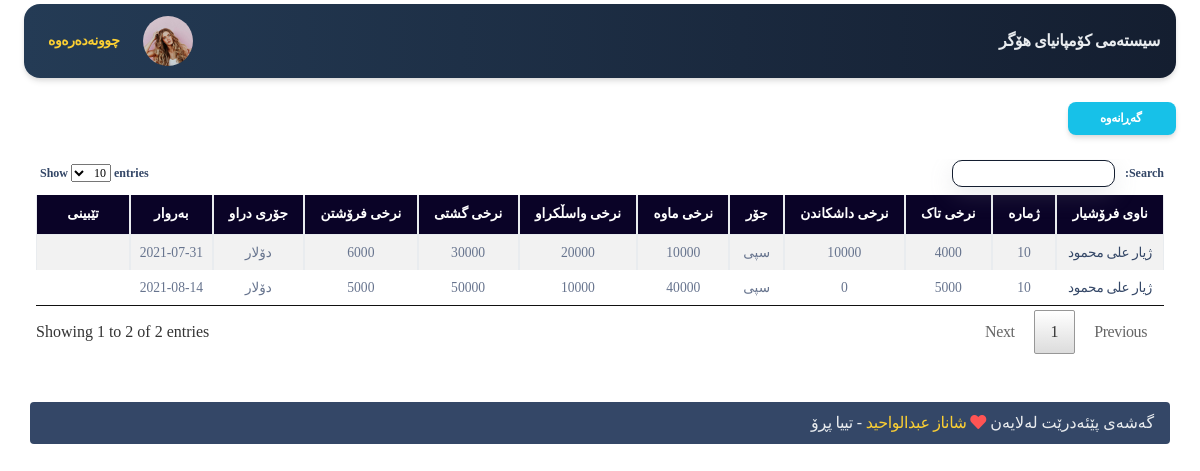
/app/buy_helka.php (signed in), run on an earlier commit of the app's database.
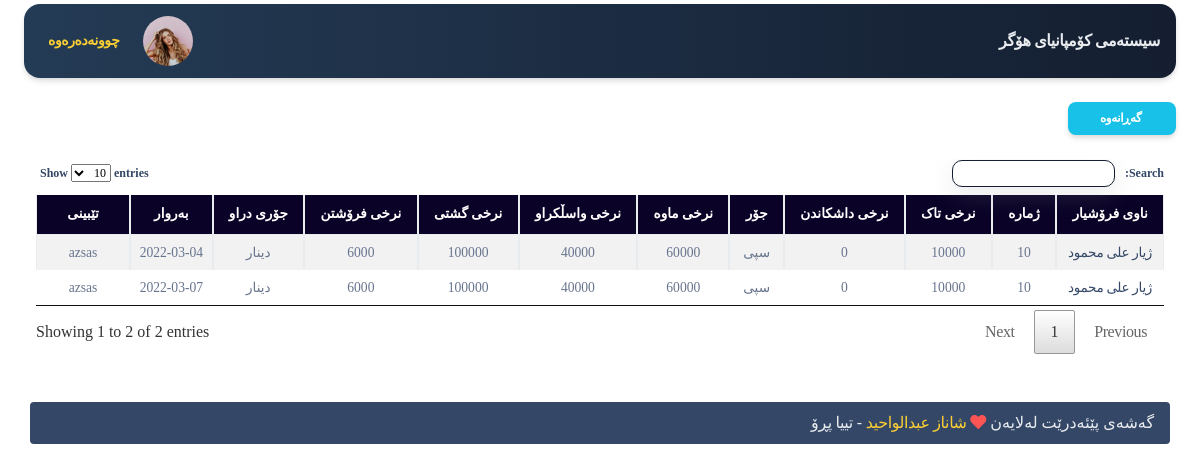
And on a later commit of the database.
### tables this page shows
CREATE TABLE `system` (
  `id` int(11) NOT NULL,
  `name` text NOT NULL,
  `avatar` text NOT NULL
);

CREATE TABLE `buy` (
  `id` int(11) NOT NULL,
  `dealer_id` int(11) NOT NULL,
  `cost_t` varchar(255) NOT NULL,
  `cost_co` varchar(255) NOT NULL,
  `num` varchar(255) NOT NULL,
  `type` varchar(255) NOT NULL,
  `cost_wasl` varchar(255) NOT NULL,
  `date` date NOT NULL,
  `cost_fr` varchar(255) NOT NULL,
  `discount` varchar(255) NOT NULL,
  `unit` varchar(255) NOT NULL,
  `name_product` varchar(255) NOT NULL,
  `place` varchar(255) NOT NULL,
  `percentage` varchar(255) NOT NULL,
  `driver_id` int(11) NOT NULL,
  `buy_type` enum('3alaf','helka','panel','qa3a','asn') NOT NULL DEFAULT 'helka',
  `status` int(2) NOT NULL COMMENT '1 bo kren -1 bo garanawa',
  `note` text NOT NULL
);

CREATE TABLE `dealers` (
  `id` int(11) NOT NULL,
  `name` varchar(100) NOT NULL,
  `phone` varchar(11) NOT NULL,
  `address` varchar(200) NOT NULL,
  `work_place` varchar(100) NOT NULL,
  `note` text NOT NULL,
  `currency_type` varchar(255) NOT NULL DEFAULT 'dollar'
);

### server/helper.php (called while the page is built, shortened)
<?php
include_once("conn.php");
?>
<?php
function getdata($sql) {
	global $conn;
	$get =  mysqli_query($conn,$sql);
	$result = mysqli_fetch_assoc($get);
	return $result;
}
function show($sql) {
	global $conn;
	$get =  mysqli_query($conn,$sql);
	$result=[];
	while ($row=mysqli_fetch_assoc($get)) {
		$result[]=$row;
	}
	return $result;
}

### app/buy_helka.php (the view, shortened to what this page needs)
<?php require_once('header.php'); ?>
<div class="container-fluid mt-4">
<a href="buy.php" class="btn btn-sm btn-info shadow" >
 گەڕانەوە
  </a>
</div>
<div class="container-fluid mt-2">
<div class="row m-auto" >
<div class="col-md-12">
  <div class="table-responsive">
<table id="example" class="table  table-striped table-bordered  text-center" dir="rtl" style="zoom:85%">
        <thead  style="background-color: #0a0327;color: white">
            <tr>
                <th> ناوی فرۆشیار</th>
                <th> ژمارە    </th>
                <th> نرخی تاک    </th>
                <th> نرخی داشکاندن    </th>
                <th> جۆر    </th>
                <th> نرخی ماوە    </th>
                <th> نرخی واسڵکراو    </th>
                <th> نرخی گشتی      </th>
                <th> نرخی فرۆشتن    </th>
                <th>جۆری دراو</th>
                <th> بەروار    </th>
                <th> تێبینی    </th>
            </tr>
        </thead>
        <tbody>
<?php
$buy_helka = show(" SELECT * FROM buy WHERE buy_type='helka' AND `status`='1' ");
foreach ($buy_helka as $helka) {
  $dealer_id = $helka['dealer_id'];
  $num = $helka['num'];
  $cost_t = $helka['cost_t'];
  $cost_co = $helka['cost_co'];
  $type = $helka['type'];
  $cost_wasl = $helka['cost_wasl'];
  $cost_froshtn = $helka['cost_fr'];
  $cost_mawa = $cost_co-$cost_wasl;
  $discount = $helka['discount'];
  $date = $helka['date'];
  $note=$helka['note'];
  $getdealer = getdata(" SELECT * FROM dealers WHERE id='$dealer_id' ");
  $dealer_name = $getdealer['name'];
  $currency_type = $getdealer['currency_type'];
  if ($currency_type=='dinar') {
    $currency_type='دینار';
  }
  if ($currency_type=='dollar') {
    $currency_type='دۆلار';
  }
?>
       <tr>
        <td><a href="dealer_detail.php?id=<?=$dealer_id;?>"><?=$dealer_name;?></a></td>
        <td><?=$num;?></td>
        <td><?=$cost_t;?></td>
        <td><?=$discount;?></td>
        <td><?=$type;?></td>
        <td><?=$cost_mawa;?></td>
        <td><?=$cost_wasl;?></td>
        <td><?=$cost_co;?></td>
        <td><?=$cost_froshtn;?></td>
        <td><?=$currency_type;?></td>
        <td><?=$date;?></td>
        <td style="max-width:220px;width:220px;overflow:hidden;word-wrap: break-word;overflow-wrap: break-word;white-space: pre-wrap;"><?=$note;?></td>
      </tr>
<?php
}
?>
        </tbody>
    </table>
    </div>
 </div>
</div>
<?php require_once('footer.php'); ?>

### app/header.php (shortened to what this page needs)
<?php
require_once('../server/helper.php') ;
  ?>
<!DOCTYPE html>
<html dir="rtl">
<head>
  <link href="../assets/css/nucleo-icons.css" rel="stylesheet" />
  <link href="../assets/css/nucleo-svg.css" rel="stylesheet" />
  <link href="../assets/font-awesome/all.css" rel="stylesheet" />
  <link href="../assets/css/nucleo-svg.css" rel="stylesheet" />
  <link id="pagestyle" href="../assets/css/soft-ui-dashboard.css?v=1.0.3" rel="stylesheet" />
  <link id="pagestyle" href="../assets/css/style.css" rel="stylesheet" />
  <link rel="stylesheet" href="../assets/css/datatables.css">
  <link rel="stylesheet" href="../assets/css/datatables.min.css">
</head>
<body class="g-sidenav-show">
  <main class="main-content position-relative max-height-vh-100 h-100 mt-1 border-radius-lg ">
    <nav class="navbar navbar-main navbar-expand-lg px-0 mx-4 shadow bg-first border-radius-xl" id="navbarBlur" navbar-scroll="true">
      <div class="container-fluid py-1 px-3">
      <nav aria-label="breadcrumb">
        <?php $select = show(" SELECT * FROM system ");
      foreach($select as $row) {
          $name = $row['name'];
?>
          <a href="index.php" class="font-weight-bolder mb-0 text-light">  <?=$name;?> </a>
          <?php }  ?>
        </nav>
        <div class="collapse navbar-collapse" dir="ltr" id="navbar">
          <ul class="navbar-nav" dir="rtl" >
            <li class="nav-item px-3 d-flex align-items-center">
              <a href="profile.php" class="nav-link text-body p-0 ">
              <img src="../assets/img/pro/team-1.jpg" width="50" class="img-fluid rounded-circle " alt="">
              </a>
            </li>
            <li class="nav-item d-flex align-items-center">
              <a href="logout.php" class="nav-link text-body font-weight-bold px-0">
                <span class="d-sm-inline p-2 text-warning">چوونەدەرەوە</span>
              </a>
            </li>
              </ul>
        </div>
      </div>
    </nav>

### app/footer.php (shortened to what this page needs)
<div class="bg-dark container mb-1 rounded overflow-hidden mt-5 py-2 px-3" dir="rtl">
	<span class="s-12 m-0 text-light " style="float:right;">گەشەی پێئەدرێت لەلایەن
    <i class="fas fa-heart" style="color:#ff5454;"></i><a href="https://www.facebook.com/zarda.dev.5/" class="text-warning">
     شاناز عبدالواحید </a>  - <a href="https://tiyapro.com/app/" class="text-light"> تییا پڕۆ </a> </span>
</div>
</body>
</html>

### assets/css/style.css (style rules this page uses)
* { margin: 0px; padding: 0px; font-family: 'Speda-Regular'; }
body { font-family: 'Speda-Regular'; }
.bg-first { background: #141E30; background: -webkit-linear-gradient(to right, #243B55, #141E30); background: linear-gradient(to right, #243B55, #141E30); color: aliceblue; }

### assets/css/datatables.css (style rules this page uses)
table.dataTable { width: 100%; margin: 0 auto; clear: both; border-collapse: separate; border-spacing: 0; }
table.dataTable thead th, table.dataTable tfoot th { font-weight: bold; }
table.dataTable thead th, table.dataTable thead td { padding: 10px 18px; border-bottom: 1px solid #111; }
table.dataTable thead .sorting, table.dataTable thead .sorting_asc, table.dataTable thead .sorting_desc, table.dataTable thead .sorting_asc_disabled, table.dataTable thead .sorting_desc_disabled { cursor: pointer; *cursor: hand; background-repeat: no-repeat; background-position: center right; }
table.dataTable thead .sorting { background-image: url("DataTables-1.10.21/images/sort_both.png"); }
table.dataTable thead .sorting_asc { background-image: url("DataTables-1.10.21/images/sort_asc.png"); }
table.dataTable tbody tr { background-color: #ffffff; }
table.dataTable tbody th, table.dataTable tbody td { padding: 8px 10px; }
table.dataTable.no-footer { border-bottom: 1px solid #111; }
table.dataTable, table.dataTable th, table.dataTable td { box-sizing: content-box; }

What changed in the data, as far as the page shows it:
removed buy: dealer.name "ژیار علی محمود", num "10", cost_t "4000", discount "10000", type "سپی", cost_mawa "10000", cost_wasl "20000", cost_co "30000", cost_fr "6000", dealer.currency_type "دۆلار", date "2021-07-31"
removed buy: dealer.name "ژیار علی محمود", num "10", cost_t "5000", discount "0", type "سپی", cost_mawa "40000", cost_wasl "10000", cost_co "50000", cost_fr "5000", dealer.currency_type "دۆلار", date "2021-08-14"
added buy: dealer.name "ژیار علی محمود", num "10", cost_t "10000", discount "0", type "سپی", cost_mawa "60000", cost_wasl "40000", cost_co "100000", cost_fr "6000", dealer.currency_type "دینار", date "2022-03-04", note "azsas"
added buy: dealer.name "ژیار علی محمود", num "10", cost_t "10000", discount "0", type "سپی", cost_mawa "60000", cost_wasl "40000", cost_co "100000", cost_fr "6000", dealer.currency_type "دینار", date "2022-03-07", note "azsas"
